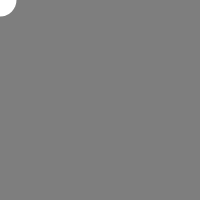
Frame 1 (no input)
Frame 60 (no input): identical to frame 1, image omitted
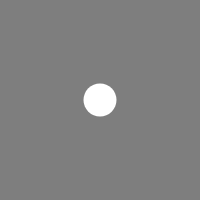
Frame 120 (the mouse pressed at the canvas centre since frame 60)

The p5.js sketch that drew these frames (run headless with seeded random() and noise() and a simulated clock; from frame 60 on, the mouse is pressed at the canvas centre):

// p5.js sketch
// ── sketch.js
function setup() {
  createCanvas(200, 200);
  noStroke();
}
function draw() {
  background(126);
  ellipse(mouseX, mouseY, 33, 33);
}
